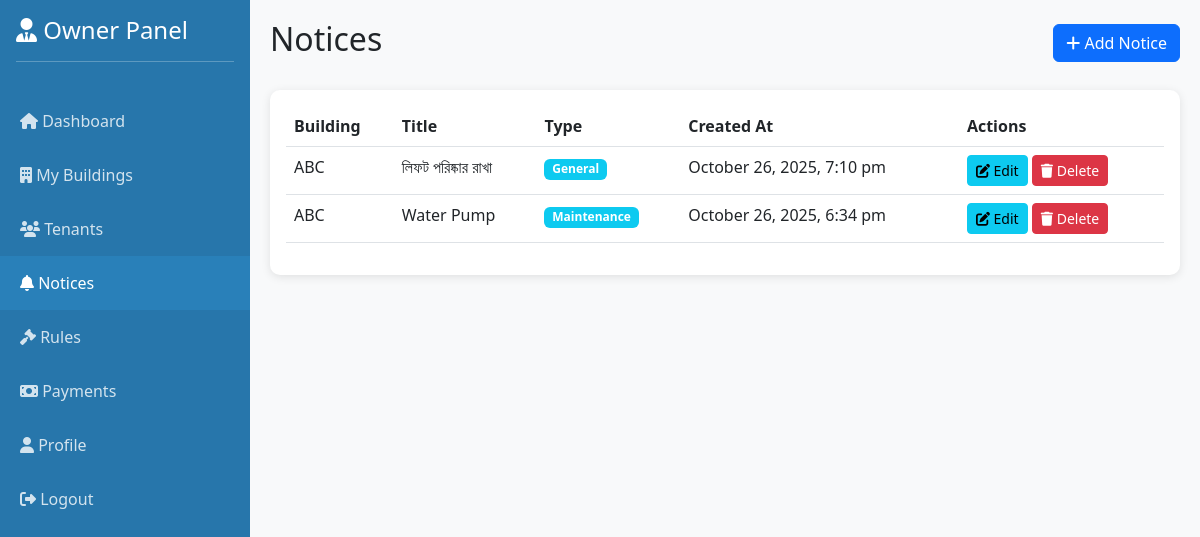
Page /owner/notices.php (signed in) on the committed database.
### tables this page shows
CREATE TABLE `notices` (
  `id` int(11) NOT NULL,
  `building_id` int(11) NOT NULL,
  `title` varchar(200) NOT NULL,
  `content` text NOT NULL,
  `notice_type` enum('general','urgent','maintenance') DEFAULT 'general',
  `created_by` int(11) NOT NULL,
  `created_at` timestamp NOT NULL DEFAULT CURRENT_TIMESTAMP
);

CREATE TABLE `buildings` (
  `id` int(11) NOT NULL,
  `owner_id` int(11) NOT NULL,
  `building_name` varchar(100) NOT NULL,
  `address` text NOT NULL,
  `total_floors` int(11) NOT NULL,
  `description` text,
  `created_at` timestamp NOT NULL DEFAULT CURRENT_TIMESTAMP
);

### owner/notices.php (the view, shortened to what this page needs)
<?php
require_once '../config.php';
$owner_id = $_SESSION['owner_id'];
$action = isset($_GET['action']) ? $_GET['action'] : 'list';
$notices = $conn->query("SELECT n.*, b.building_name FROM notices n JOIN buildings b ON n.building_id = b.id WHERE n.created_by = $owner_id ORDER BY n.created_at DESC");
?>
<!DOCTYPE html>
<html lang="en">
<head>
    <link href="https://cdn.jsdelivr.net/npm/bootstrap@5.3.0/dist/css/bootstrap.min.css" rel="stylesheet">
    <link rel="stylesheet" href="https://cdnjs.cloudflare.com/ajax/libs/font-awesome/6.4.0/css/all.min.css">
</head>
<body>
    <div class="sidebar">
        <div class="p-3">
            <h4><i class="fas fa-user-tie"></i> Owner Panel</h4>
            <hr>
        </div>
        <nav class="nav flex-column">
            <a class="nav-link" href="dashboard.php">
                <i class="fas fa-home"></i> Dashboard
            </a>
            <a class="nav-link" href="buildings.php">
                <i class="fas fa-building"></i> My Buildings
            </a>
            <a class="nav-link" href="tenants.php">
                <i class="fas fa-users"></i> Tenants
            </a>
            <a class="nav-link active" href="notices.php">
                <i class="fas fa-bell"></i> Notices
            </a>
            <a class="nav-link" href="rules.php">
                <i class="fas fa-gavel"></i> Rules
            </a>
            <a class="nav-link" href="payments.php">
                <i class="fas fa-money-bill"></i> Payments
            </a>
            <a class="nav-link" href="profile.php">
                <i class="fas fa-user"></i> Profile
            </a>
            <a class="nav-link" href="logout.php">
                <i class="fas fa-sign-out-alt"></i> Logout
            </a>
        </nav>
    </div>
    <div class="main-content">
        <?php if ($action == 'list'): ?>
        <div class="d-flex justify-content-between align-items-center mb-4">
            <h2>Notices</h2>
            <a href="notices.php?action=add" class="btn btn-primary">
                <i class="fas fa-plus"></i> Add Notice
            </a>
        </div>
        <div class="card">
            <div class="card-body">
                <?php if ($notices->num_rows > 0): ?>
                <table class="table table-hover">
                    <thead>
                        <tr>
                            <th>Building</th>
                            <th>Title</th>
                            <th>Type</th>
                            <th>Created At</th>
                            <th>Actions</th>
                        </tr>
                    </thead>
                    <tbody>
                        <?php while ($notice = $notices->fetch_assoc()): ?>
                        <tr>
                            <td><?php echo htmlspecialchars($notice['building_name']); ?></td>
                            <td><?php echo htmlspecialchars($notice['title']); ?></td>
                            <td><span class="badge bg-info"><?php echo ucfirst($notice['notice_type']); ?></span></td>
                            <td><?php echo date('F j, Y, g:i a', strtotime($notice['created_at'])); ?></td>
                            <td>
                                <a href="notices.php?action=edit&id=<?php echo $notice['id']; ?>" class="btn btn-sm btn-info">
                                    <i class="fas fa-edit"></i> Edit
                                </a>
                                <a href="notices.php?action=delete&id=<?php echo $notice['id']; ?>" class="btn btn-sm btn-danger" onclick="return confirm('Are you sure you want to delete this notice?');">
                                    <i class="fas fa-trash"></i> Delete
                                </a>
                            </td>
                        </tr>
                        <?php endwhile; ?>
                    </tbody>
                </table>
                <?php endif; ?>
            </div>
        </div>
        <?php endif; ?>
    </div>
</body>
</html>

### owner/notices.php (style rules this page uses)
body { background: #f8f9fa; }
.sidebar { min-height: 100vh; background: #2776ab; color: white; position: fixed; width: 250px; }
.sidebar .nav-link { color: rgba(255,255,255,0.8); padding: 15px 20px; transition: all 0.3s; }
.sidebar .nav-link:hover, .sidebar .nav-link.active { background: #2980b9; color: white; }
.main-content { margin-left: 250px; padding: 20px; }
.card { border: none; border-radius: 10px; box-shadow: 0 2px 10px rgba(0,0,0,0.1); }

### rows in the picture
notices: building.building_name "ABC", title "লিফট পরিষ্কার রাখা", notice_type "General", created_at "October 26, 2025, 7:10 pm"
notices: building.building_name "ABC", title "Water Pump", notice_type "Maintenance", created_at "October 26, 2025, 6:34 pm"
